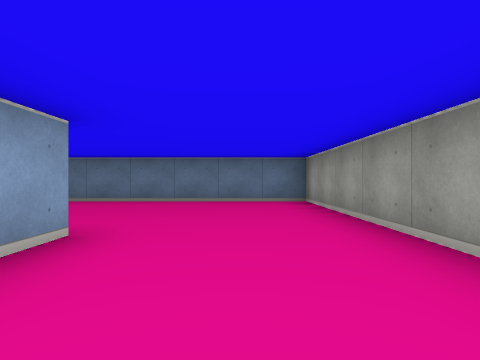
view 1 (above)

21 first-person views from a walk through a cub3D level. The camera is about half as high as the walls, looks level and sees 80° across. The floor is counted in squares. Each view is taken from the middle of a square. On the plan, view 1 faces up. The plan holds only what a view shows up to about 9 squares ahead; the rest is blank.

view 2
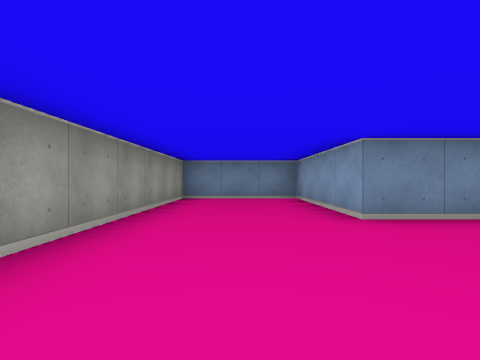

view 3
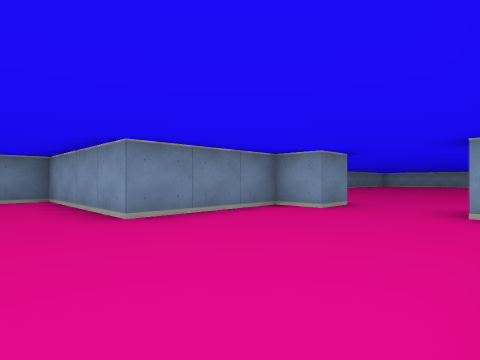

view 4
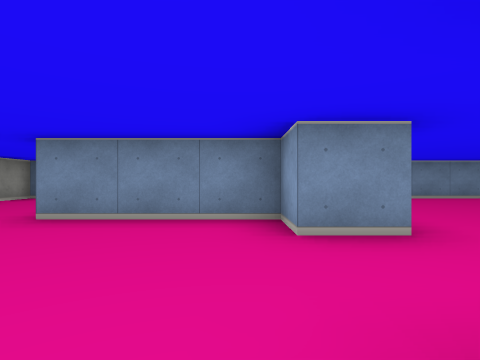

view 5
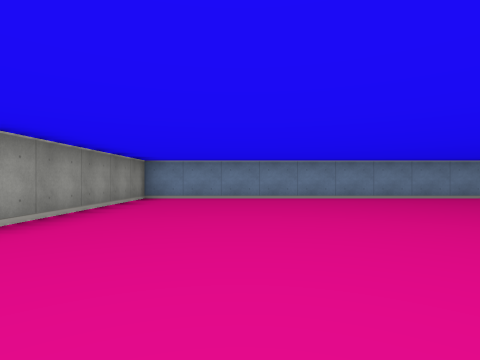

view 6
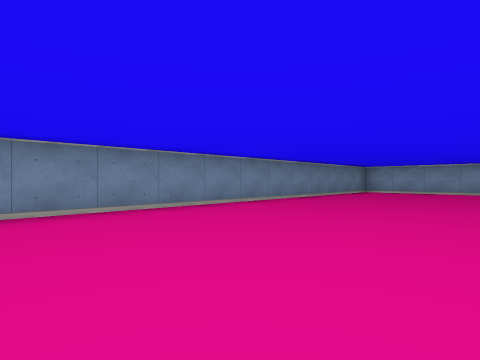

view 7
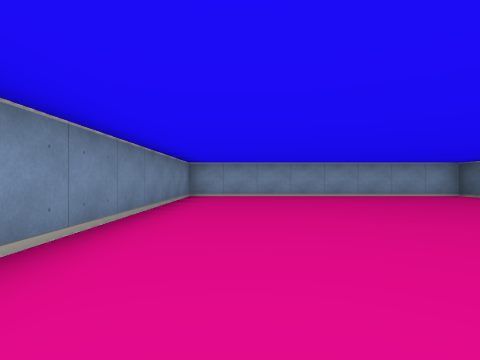

view 8
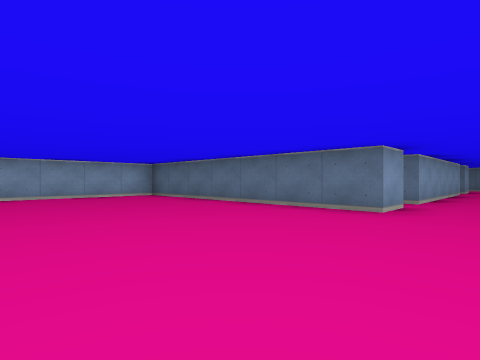

view 9
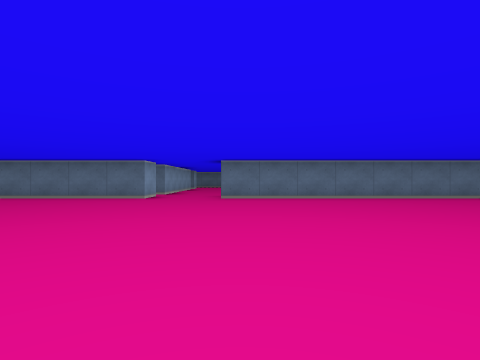

view 10
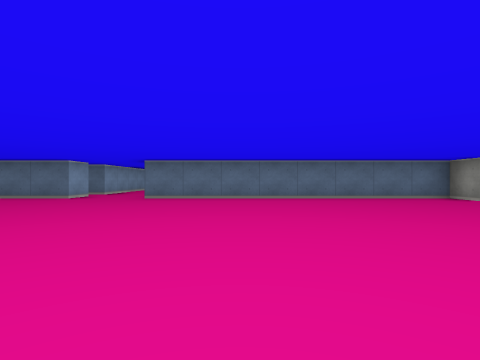

view 11
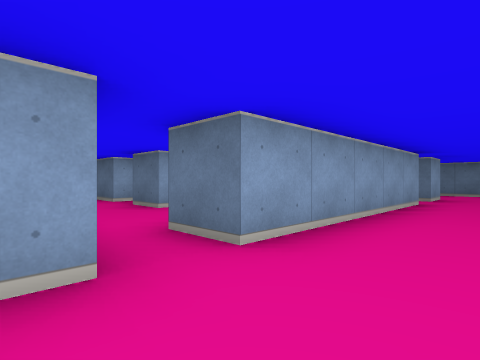

view 12
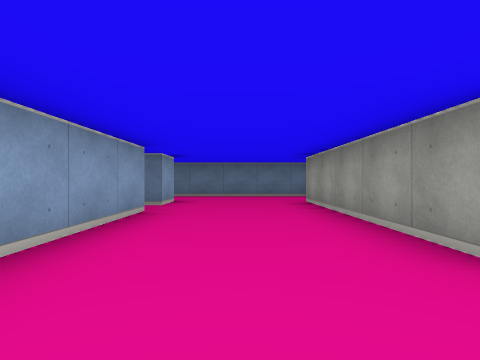

view 13
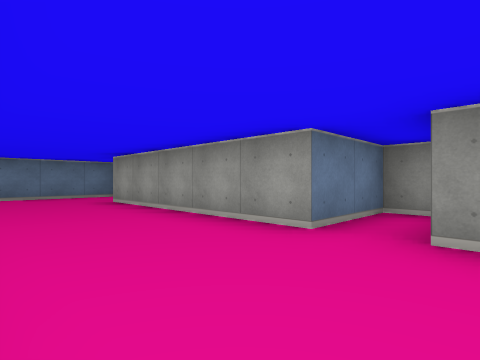

view 14
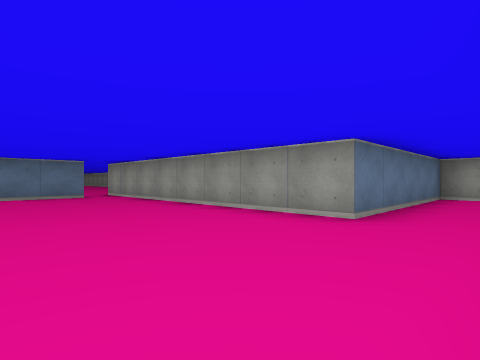

view 15
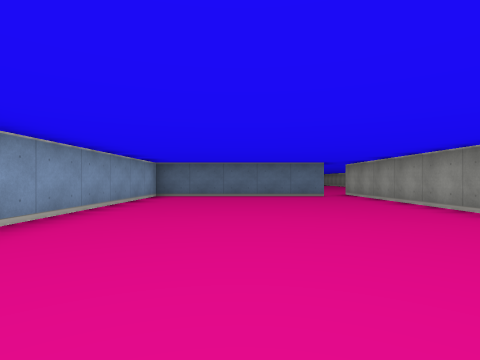

view 16
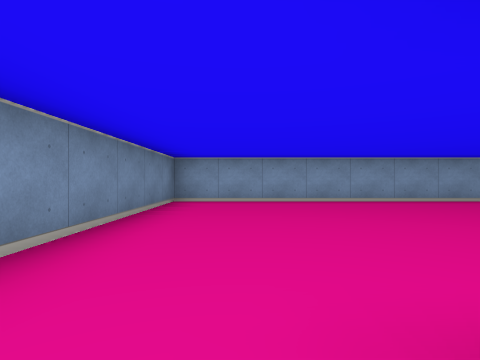

view 17
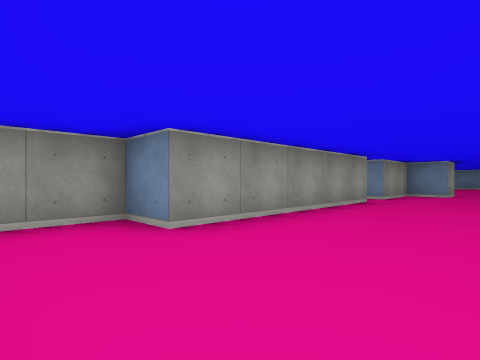

view 18
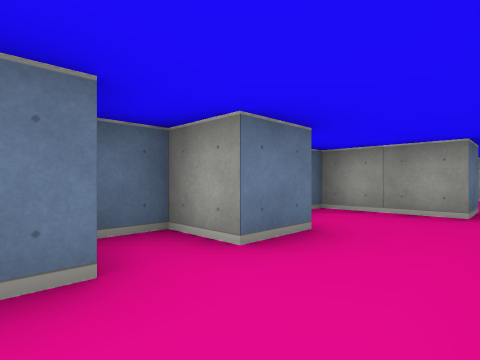

view 19
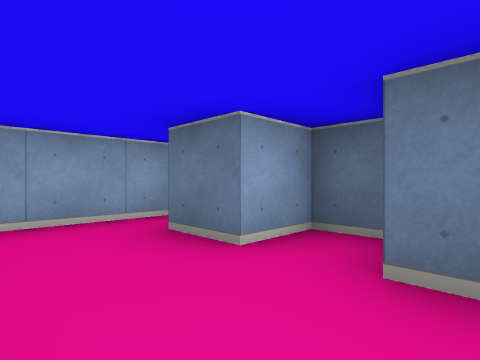

view 20
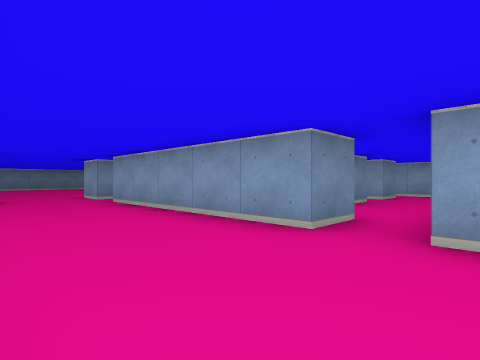

view 21
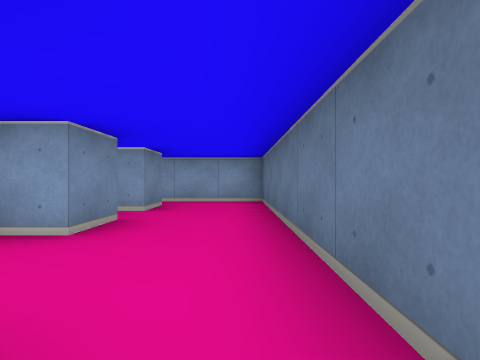

### Floor plan
Ten units are one square. View 1 is at (0, 0); x grows to the right and y downward. Boxes are objects, and circles mark ways between rooms. Rooms are numbered by the first view taken in them; rooms with no view inside come last. Other rooms are left out.
<svg viewBox="-230 -257 250 277">
<path fill="none" stroke="#000" d="M-45 -35 -45 -25 -15 -25 -15 15 15 15 15 -65 -39 -65M-155 -75 -155 -65 -225 -65 -225 15 -55 15 -55 -31M-56 -35 -45 -35M-55 -55 -55 -65 -135 -65 -135 -75M-155 -135 -155 -85M-155 -156 -155 -145M-105 -99 -105 -105 -125 -105 -125 -155 -115 -155 -115 -175 -155 -175M-135 -75 -125 -75 -125 -95 -120 -95M-155 -175 -165 -175 -165 -252M-175 -245 -225 -245 -225 -155 -178 -155M-184 -95 -195 -95 -195 -105 -205 -105 -205 -95 -215 -95M-155 -85 -165 -85 -165 -105M-225 -101 -225 -82M-195 -125 -185 -125 -185 -119M-215 -125 -205 -125 -205 -120M-165 -135 -155 -135M-155 -145 -225 -145 -225 -121"/>
<circle cx="-50" cy="-45" r="3" fill="#2a7"/>
<circle cx="-145" cy="-70" r="3" fill="#2a7"/>
<circle cx="-160" cy="-165" r="3" fill="#2a7"/>
<circle cx="-160" cy="-80" r="3" fill="#2a7"/>
<circle cx="-160" cy="-140" r="3" fill="#2a7"/>
<text x="-10" y="-30">1</text>
<text x="-140" y="-30">2</text>
<text x="-140" y="-130">3</text>
<text x="-190" y="-200">4</text>
<text x="-190" y="-90">5</text>
<text x="-190" y="-130">6</text>
</svg>
Room 1 opens to room 2. Room 2 opens to room 3. Room 3 opens to room 4. Room 3 opens to room 5. Room 3 opens to room 6.

Where each view was taken, in squares from view 1:
view 1: 0 up, 0 right, facing up
view 2: 6 up, 0 right, facing down
view 3: 6 up, 0 right, facing down-left
view 4: 6 up, 4 left, facing down
view 5: 6 up, 8 left, facing down
view 6: 3 up, 11 left, facing down-left
view 7: 0 up, 14 left, facing left
view 8: 2 up, 14 left, facing up-left
view 9: 1 down, 13 left, facing up
view 10: 1 down, 11 left, facing up
view 11: 7 up, 14 left, facing up-left
view 12: 9 up, 14 left, facing up
view 13: 9 up, 15 left, facing up-right
view 14: 16 up, 20 left, facing up-right
view 15: 16 up, 20 left, facing up
view 16: 17 up, 16 left, facing left
view 17: 17 up, 15 left, facing down-right
view 18: 8 up, 21 left, facing up-right
view 19: 8 up, 19 left, facing up-left
view 20: 15 up, 13 left, facing down-left
view 21: 14 up, 16 left, facing left
